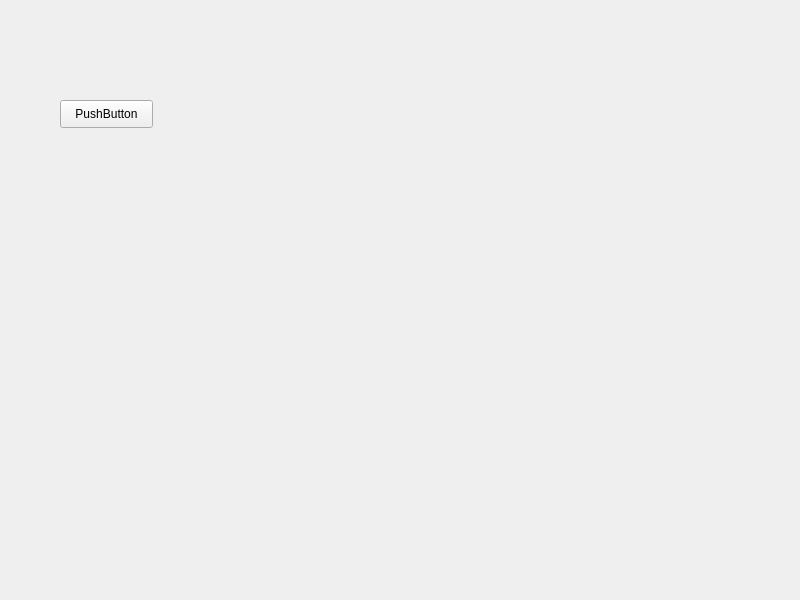
<?xml version="1.0" encoding="UTF-8"?>
<ui version="4.0">
 <class>Widget</class>
 <widget class="QWidget" name="Widget">
  <property name="geometry">
   <rect>
    <x>0</x>
    <y>0</y>
    <width>800</width>
    <height>600</height>
   </rect>
  </property>
  <property name="windowTitle">
   <string>Widget</string>
  </property>
  <widget class="QPushButton" name="pushButton">
   <property name="geometry">
    <rect>
     <x>60</x>
     <y>100</y>
     <width>93</width>
     <height>28</height>
    </rect>
   </property>
   <property name="text">
    <string>PushButton</string>
   </property>
  </widget>
 </widget>
 <resources/>
 <connections/>
</ui>
